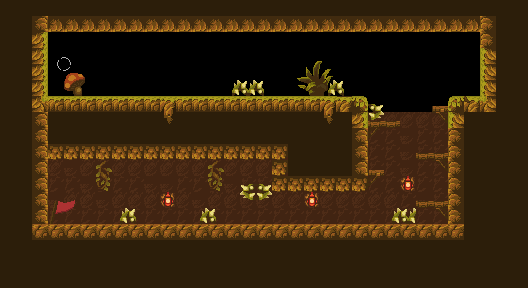

A level layout from a 2D game, rendered from its tile map. Below: a short description, then the map file with tile-grid data replaced by summaries:
An orthogonal 33x18 tile map with 16x16 px tiles, 5 tile layers (background, deep, platform, aset-1, ...), 2 tilesets and 17 objects (7x obstacle, 5x one-way-platform, portal-sensor, key-sensor, checkpoint, ...).

<map version="1.10" tiledversion="1.11.2" orientation="orthogonal" renderorder="right-down" width="33" height="18" tilewidth="16" tileheight="16" infinite="0" nextlayerid="7" nextobjectid="23">
 <tileset firstgid="1" source="tileset.tsx" />
 <tileset firstgid="341" source="enviroment.tsx" />
 <layer id="5" name="background" width="33" height="18">
  <data>[594 cells, 103 non-empty, 3 distinct tile ids]</data>
 </layer>
 <layer id="1" name="deep" width="33" height="18">
  <data>[594 cells, 254 non-empty, 2 distinct tile ids]</data>
 </layer>
 <layer id="2" name="platform" width="33" height="18">
  <data>[594 cells, 128 non-empty, 19 distinct tile ids]</data>
 </layer>
 <layer id="3" name="aset-1" width="33" height="18">
  <data>[594 cells, 43 non-empty, 26 distinct tile ids]</data>
 </layer>
 <layer id="4" name="aset-2" width="33" height="18">
  <data>[594 cells, 17 non-empty, 13 distinct tile ids]</data>
 </layer>
 <objectgroup id="6" name="objects">
  <object id="4" name="obstacle" x="119.833" y="207.833" width="17.3333" height="14.3333" />
  <object id="5" name="portal-sensor" x="53" y="52.1667" width="19.3333" height="21" />
  <object id="6" name="key-sensor" x="460.375" y="81.1875" width="12.125" height="11.25" />
  <object id="7" name="one-way-platform" x="415" y="153.563" width="31.625" height="5.5" />
  <object id="8" name="obstacle" x="200.667" y="209.333" width="10.6667" height="10.6667" />
  <object id="9" name="obstacle" x="245.333" y="181.667" width="22" height="17.3333" />
  <object id="12" name="obstacle" x="394.333" y="212.667" width="18.3333" height="8.33333" />
  <object id="13" name="obstacle" x="367" y="102" width="11.6667" height="14.6667" />
  <object id="14" name="obstacle" x="328.667" y="81.3333" width="16.3333" height="14.3333" />
  <object id="15" name="obstacle" x="231.667" y="80.6667" width="29.3333" height="12.6667" />
  <object id="16" name="one-way-platform" x="432" y="105.667" width="16" height="6" />
  <object id="17" name="one-way-platform" x="367.97" y="123.091" width="33.1818" height="4" />
  <object id="18" name="one-way-platform" x="368.667" y="169" width="16.3333" height="6.33333" />
  <object id="19" name="one-way-platform" x="418" y="201.333" width="28.6667" height="7" />
  <object id="20" name="checkpoint" x="49.125" y="206.063" width="15.75" height="15.625" />
  <object id="21" name="player" x="49.25" y="196.313" width="15" height="22" />
  <object id="22" name="foot-sensor" x="49.9034" y="216.869" width="14" height="4" />
 </objectgroup>
</map>
